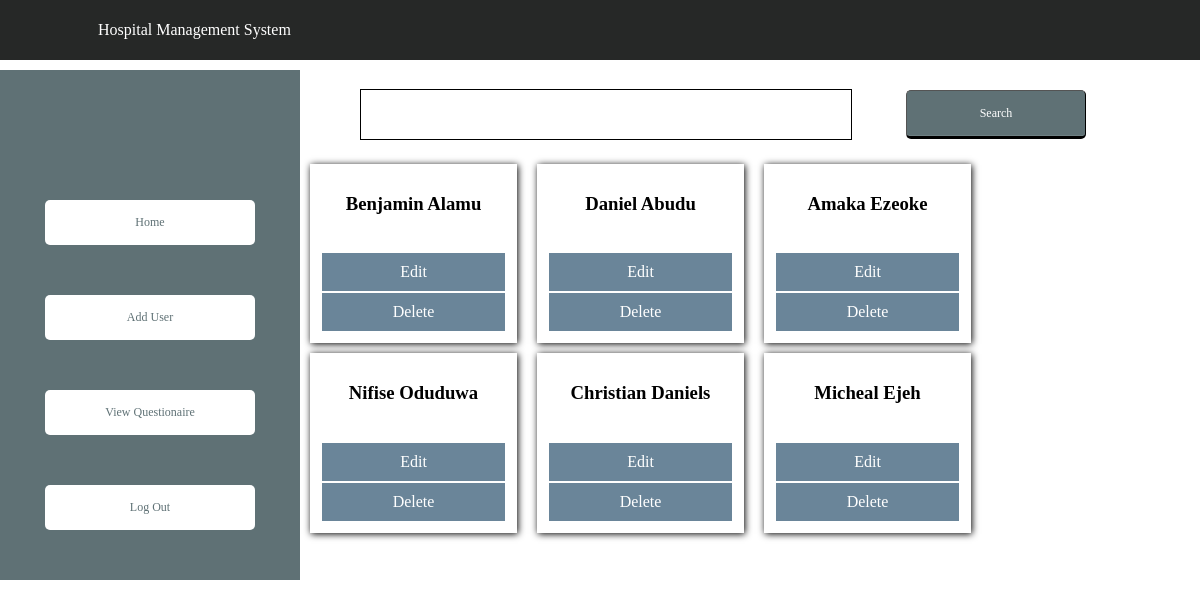
The app's page /admin.php with its own data.
### tables this page shows
CREATE TABLE IF NOT EXISTS `staff_bio` (
  `id` int(11) NOT NULL AUTO_INCREMENT,
  `firstname` varchar(30) NOT NULL,
  `lastname` varchar(30) NOT NULL,
  `phonenumber` varchar(15) NOT NULL,
  `homeaddress` varchar(200) NOT NULL,
  `staff_type` varchar(20) NOT NULL,
  `username` varchar(30) NOT NULL,
  PRIMARY KEY (`id`)
);

### admin.php (the view, shortened to what this page needs)
<!DOCTYPE html>
<html lang="en" dir="ltr">
  <head>
    <link rel="stylesheet" href="css/forms.css">
    <link rel="stylesheet" href="css/main.css">
    <link rel="stylesheet" href="css/results.css">
  </head>
  <body>
  <?php include "inc/header.php"; ?>
  <?php include "inc/adminleft.php"; ?>
  <div class = "rightside">
      <form id = "search" method = "post" action = "search-staff.php">
          <input type = "text" name = "search-staff" id = "search-staff">
          <input type = "submit" value = "Search" id = "search-button">
      </form>
      <div>
          <?php include "inc/database.php";
          $sql = $conn -> query("SELECT * FROM staff_bio");
          $sql = $sql -> fetchAll(PDO::FETCH_ASSOC);
          echo '<div class = "result-box">';
          foreach($sql as $result){
              echo '<div class = "result-item">';
              echo "<h3> " . $result["firstname"] . " " . $result["lastname"] . " </h3>";
              echo "<br>";
              echo "<a href = 'editstaff.php?id=". $result["id"] . "'>Edit</a>";
              echo "<a href = 'deleteuser.php?id=". $result["id"] . "'>Delete</a>";
              echo '</div>';
          }
          echo '</div>';
          ?>
      </div>
  </div>
</body>
</html>

### inc/header.php (shortened to what this page needs)
<!DOCTYPE html>
<html lang="en">
<head>
    <link rel="stylesheet" href="css/main.css">
  </head>
<body>
<header>
<nav>
    <ul>
        <li id="logo">Hospital Management System</li>
        <li id = "username"><?php echo $_SESSION['staff_name'] ?></li>
    </ul>
</nav>
</header>
</body>
</html>

### inc/adminleft.php
<div class = "leftside">
<a href = "admin.php" class = "buttons">Home</a>
<a href = "adduser.php" class = "buttons">Add User</a>
  <a href = "displayquestionnaire.php" class = "buttons">View Questionaire</a>
  <a href = "logout.php" class = "buttons">Log Out</a>
</div>

### css/forms.css (style rules this page uses)
html,body { margin:0; font-family: "Montserrat"; }
.leftside { width: 25%; background-color: #5F7175; float: left; margin : 0; padding-top: 80px; text-align: center; margin-top: 70px; flex-grow: inherit; }
.rightside { width:75%; float: right; margin : 0; margin-top: 70px; }
form { text-align: center; padding: 10px; }
input[type="button"], .buttons { padding: 15px; color: #5F7175; background-color: #fff; font-size: 12px; text-align: center; font-style: normal; font-family: "Montserrat"; border-radius: 5px; width: 60%; border-width: 1px 1px 3px; box-shadow: 0 -1px 0 rgba(255,255,255,0.1) inset; margin:50px auto; }
a { display: block; text-decoration: white; text-decoration-line: none; }
#submit, .search-button, input[type="submit"], button { padding: 15px; color: #fff; background-color: #5F7175; font-size: 12px; text-align: center; font-style: normal; font-family: "Montserrat"; border-radius: 5px; width: 20%; border-width: 1px 1px 3px; box-shadow: 0 -1px 0 rgba(255,255,255,0.1) inset; margin:20px auto; }
input[type="textarea"], input[type="password"], input[type="number"], input[type="text"] { border: 0; outline: 0; background: transparent; border-bottom: 1px solid black; border-left: 1px solid black; border-right: 1px solid black; font-size: 12px; height: auto; margin: 10px auto; padding: 15px; width: 50%; font-family: "Montserrat"; }
header { position: fixed; width: 100%; background-color: #262827; top: 0; color: #fff; font-family: 'Montserrat'; }
nav ul { display: flex; list-style-type: none; }
nav ul li { padding: 10px; }
#logo { padding: 15px 5%; }
#search-staff { border: 1px solid black; background: transparent; font-size: 8px; height: auto; margin: 10px 50px; padding: 20px; width: 50%; font-family: "Montserrat"; }
#search-button { padding: 15px; color: #fff; background-color: #5F7175; font-size: 12px; text-align: center; font-style: normal; font-family: "Montserrat"; border-radius: 5px; width: 20%; border-width: 1px 1px 3px; box-shadow: 0 -1px 0 rgba(255,255,255,0.1) inset; margin: 20px auto; }
#search { display: inline; margin: auto; padding: auto; }

### css/main.css (style rules this page uses)
header { position: fixed; width: 100%; background-color: #262827; top: 0; color: #fff; font-family: 'Montserrat'; }
nav ul { display: flex; list-style-type: none; }
#username { float: right; }
#logo { padding: 5px 5%; margin-right: 50%; }

### css/results.css (style rules this page uses)
.result-box { display: flex; flex-wrap: wrap; }
h3 { text-align: center; }
.result-item { width: 23%; box-sizing: border-box; box-shadow: 1px 1px 7px; margin-left: 10px; margin-top: 5px; margin-bottom: 5px; margin-right: 10px; padding-top: 10px; padding-left: 10px; padding-bottom: 10px; padding-right: 10px; justify-content: center; }
a { border: none; padding: 10px 10px; text-align: center; text-decoration: none; background-color: #6A8599; color: white; margin: 2px; }

### records on screen
staff_bio: firstname "Benjamin", lastname "Alamu"
staff_bio: firstname "Daniel", lastname "Abudu"
staff_bio: firstname "Amaka", lastname "Ezeoke"
staff_bio: firstname "Nifise", lastname "Oduduwa"
staff_bio: firstname "Christian", lastname "Daniels"
staff_bio: firstname "Micheal", lastname "Ejeh"
